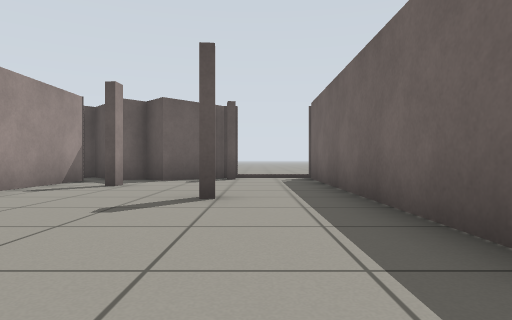
view 1 (above)

16 first-person views from a walk through a Gazebo world. The camera is 0.5 m above the floor, looks level and sees 75° across. The floor is counted in squares, 1 m on a side. Each view is taken from the middle of a square. On the plan, view 1 faces up. The plan holds only what a view shows up to about 9 squares ahead; the rest is blank.

view 2
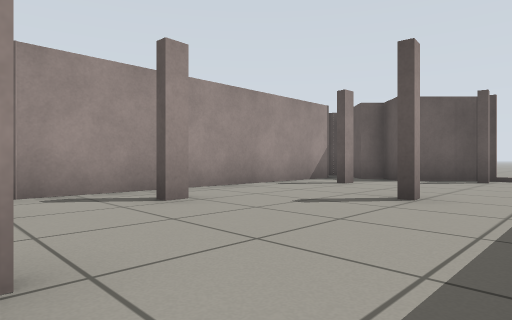

view 3
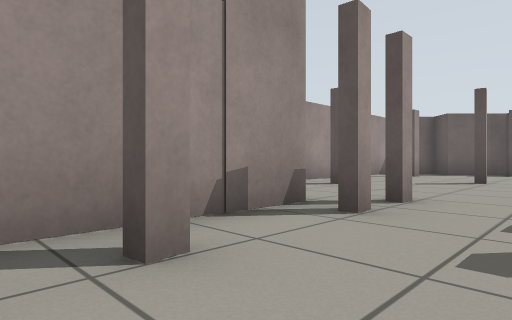

view 4
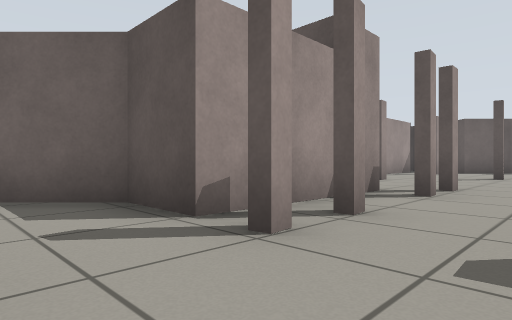

view 5
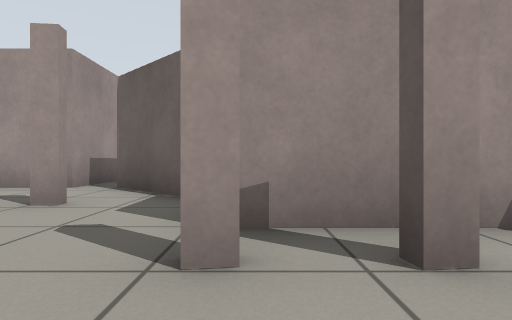

view 6
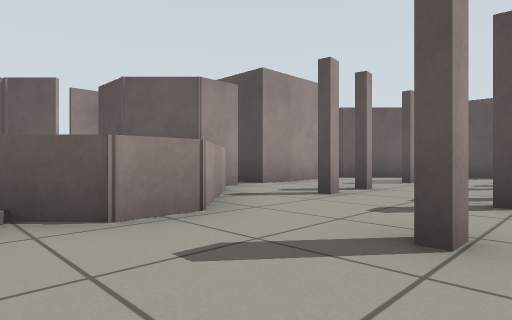

view 7
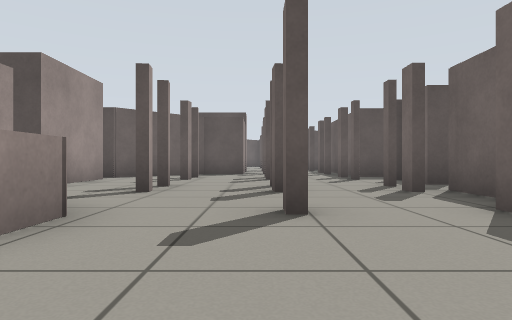

view 8
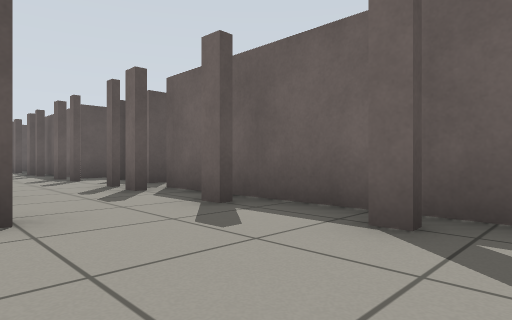

view 9
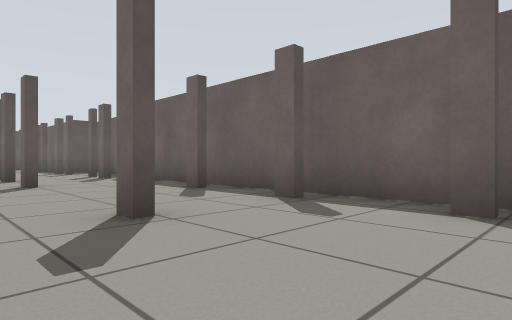

view 10
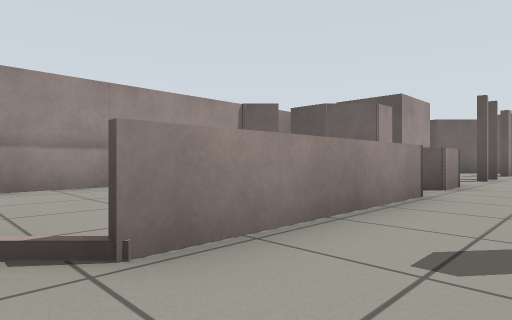

view 11
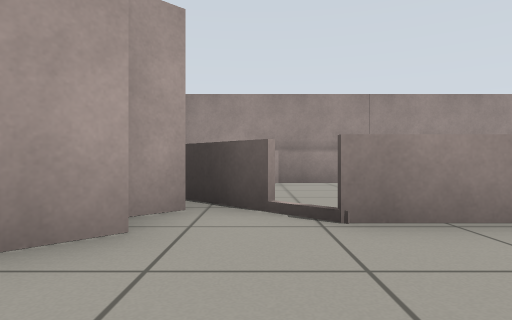

view 12
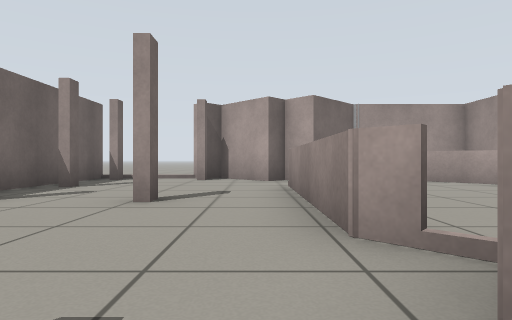

view 13
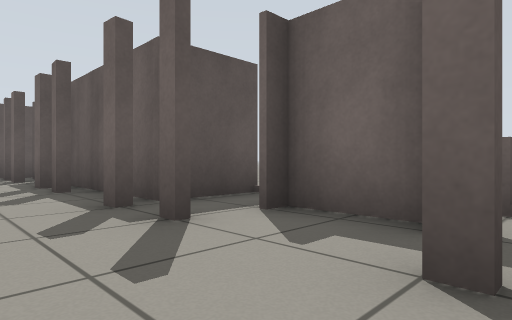

view 14
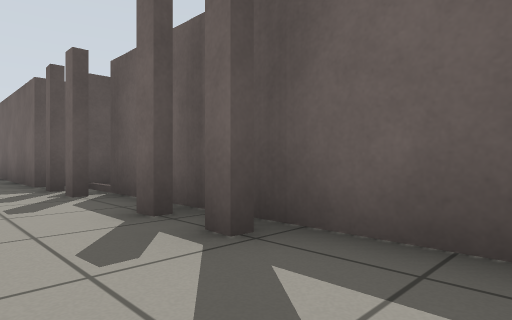

view 15
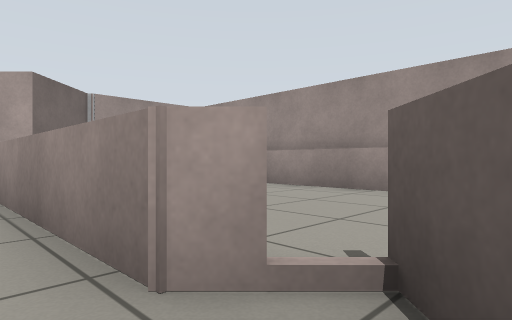

view 16
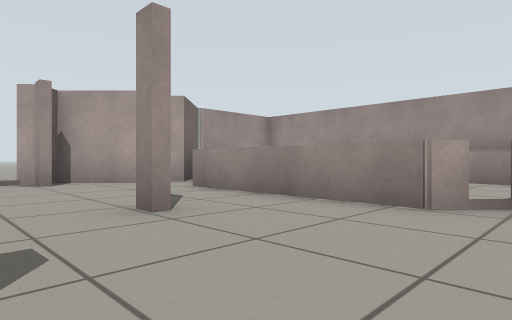

### Floor plan
Ten units are one square. View 1 is at (0, 0); x grows to the right and y downward. Boxes are objects, and circles mark ways between rooms. Rooms are numbered by the first view taken in them; rooms with no view inside come last. Other rooms are left out.
<svg viewBox="-74 -98 117 324">
<path fill="none" stroke="#000" d="M-27 104 -27 109M14 109 14 104M14 130 14 125M28 91 28 77M-50 105 -50 115M38 63 22 63 22 26M-69 73 -50 73 -50 98M-5 169 -5 174M14 34 14 29M-6 28 -5 33M-7 174 -7 169M14 174 14 169M22 18 22 6M-14 6 -14 43 -28 43 -50 65M14 195 14 190M22 5 22 -2M-33 207 -27 213M-23 209 -11 221M22 205 22 105M-43 114 -26 131 -26 139 -34 147M-31 147 -26 152 -26 193 -42 209M-41 -79 -41 -8M-5 -93 -9 -93 -22 -80 -28 -86 -32 -82M20 -11 14 -11 15 -87"/>
<circle cx="5" cy="0" r="3" fill="#2a7"/>
<text x="-10" y="100">1</text>
<text x="-10" y="-50">2</text>
</svg>
Room 1 opens to room 2.

Where each view was taken, in squares from view 1:
view 1: 0 up, 0 right, facing up
view 2: 0 up, 1 right, facing up-left
view 3: 4 down, 1 right, facing up-left
view 4: 6 down, 1 right, facing up-left
view 5: 4 down, 1 right, facing left
view 6: 15 down, 0 right, facing up-left
view 7: 16 down, 1 left, facing up
view 8: 16 down, 1 left, facing up-right
view 9: 20 down, 2 left, facing up-right
view 10: 20 down, 1 left, facing up-left
view 11: 20 down, 0 right, facing left
view 12: 13 down, 2 left, facing down
view 13: 10 down, 0 right, facing up-right
view 14: 6 down, 0 right, facing up-right
view 15: 14 down, 2 left, facing down-left
view 16: 14 down, 1 right, facing down-left
